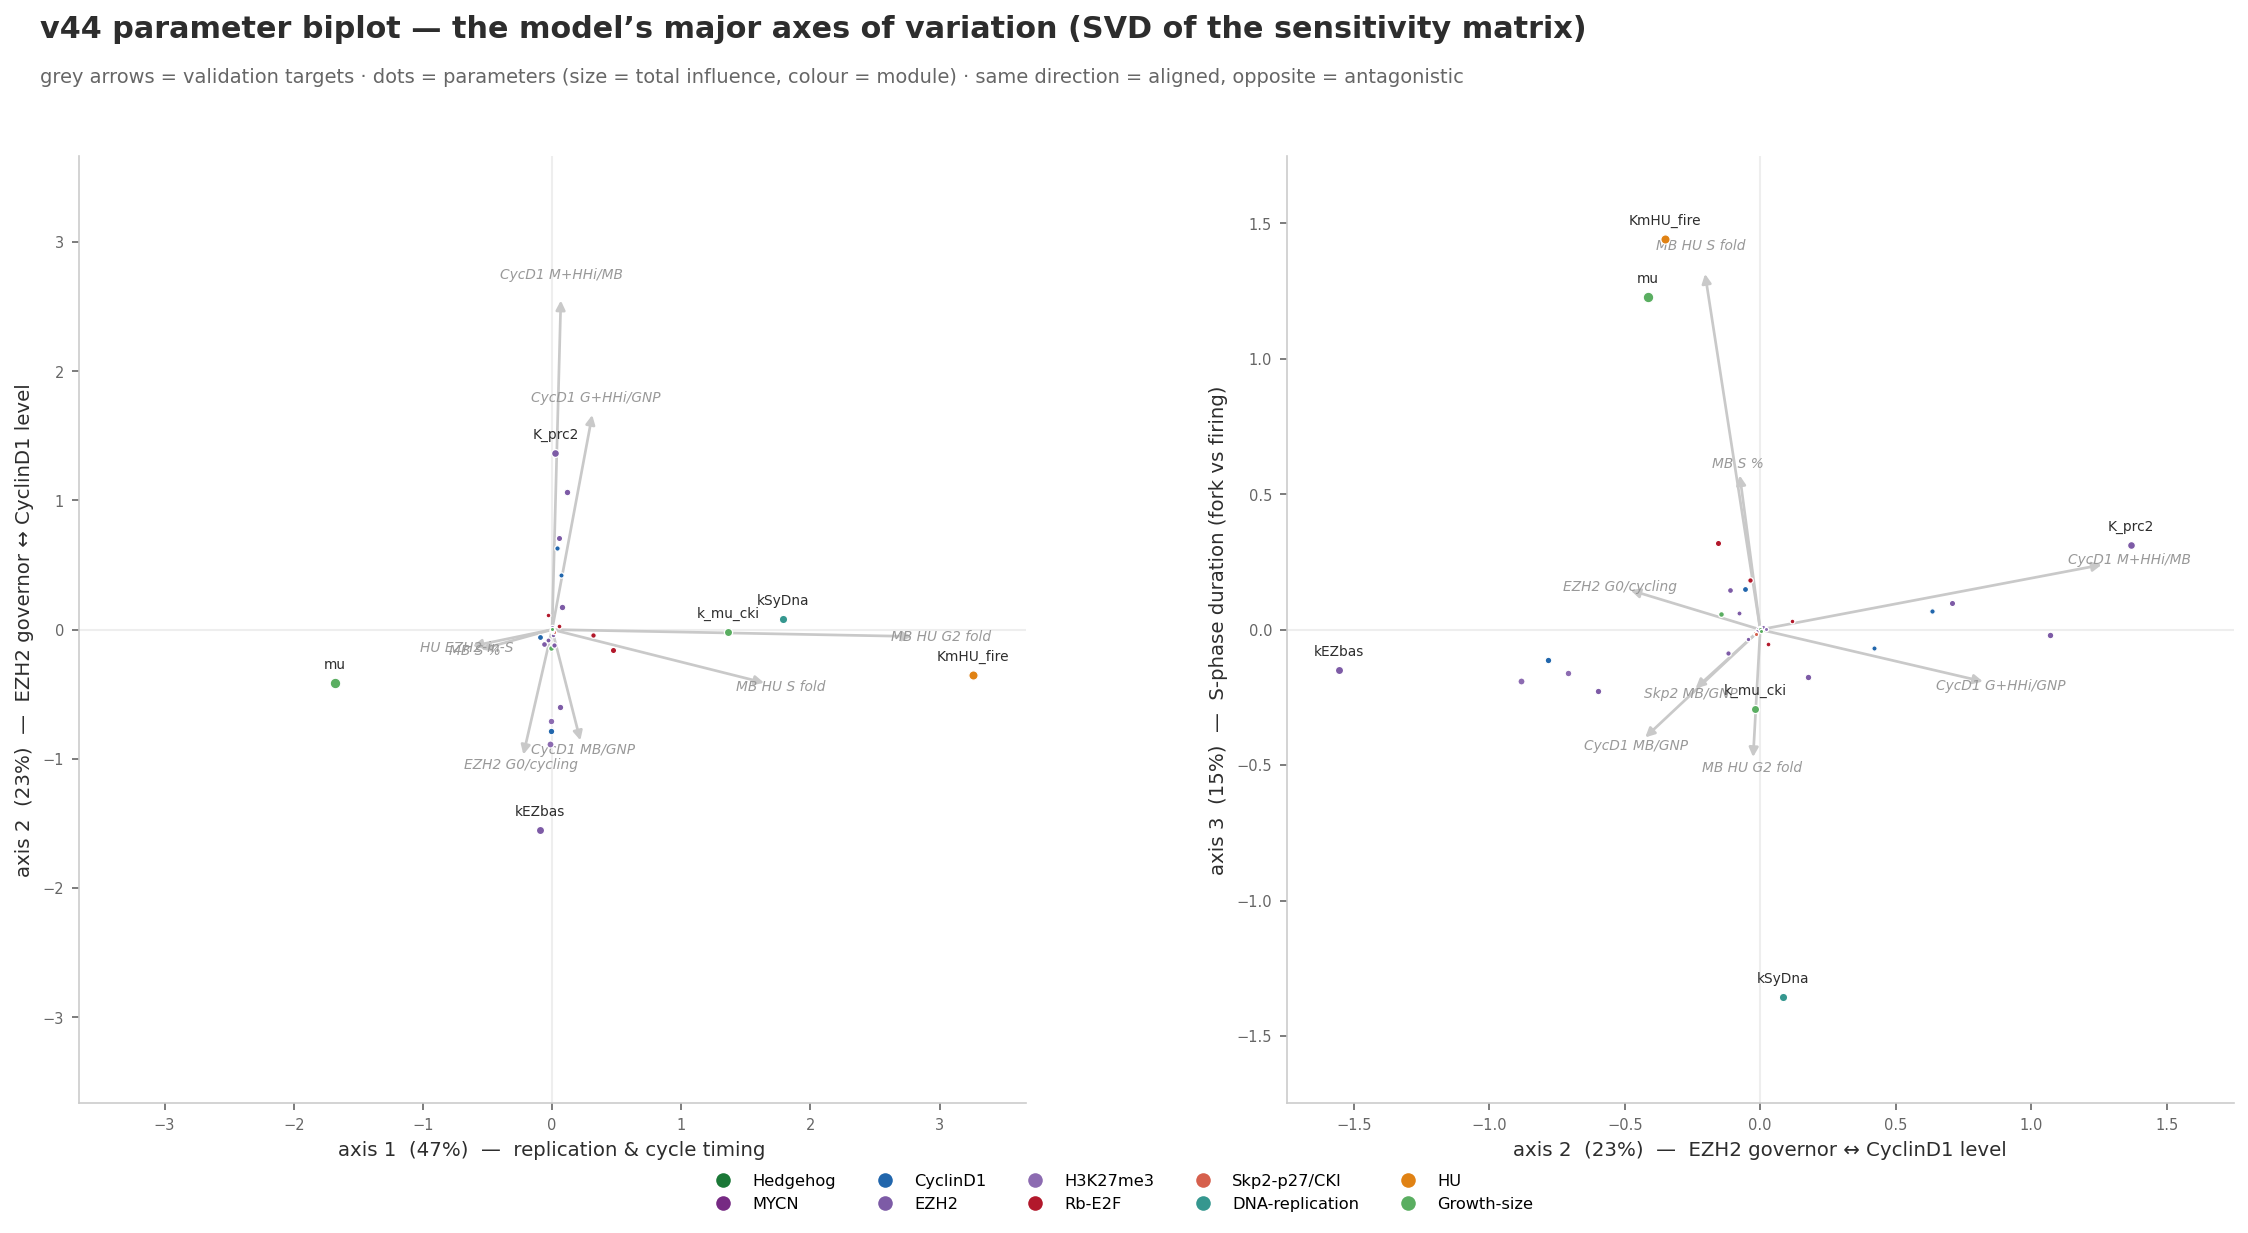

The script that saved this image:
"""SVD biplot of the parameter->target sensitivity matrix (JP 2026-07-27). The right singular vectors are the
model's major axes of parameter-driven variation; parameters that point the same way are aligned, opposite =
antagonistic. Reads scratchpad sensitivity.json + param_meta.json. Writes fig_param_biplot.pdf + .png."""
import os, json
import numpy as np
import matplotlib
matplotlib.use('Agg')
import matplotlib.pyplot as plt

ROOT = os.path.dirname(os.path.dirname(os.path.abspath(__file__)))
SC = '/private/tmp/claude-501/-Users-jpurzner-Dropbox-Q-research-py-projects-ezh2-cyclind1-scheckpoint/81291f88-7d19-4149-be27-53b1162ee52d/scratchpad'
INK, MUT, FAINT = '#2d2d2d', '#666', '#a8a8a8'
MODCOL = {'Hedgehog': '#1b7837', 'MYCN': '#762a83', 'CyclinD1': '#2166ac', 'EZH2': '#7d5ba6',
          'H3K27me3': '#8c6bb1', 'Rb-E2F': '#b2182b', 'Skp2-p27/CKI': '#d6604d',
          'DNA-replication': '#35978f', 'HU': '#e08214', 'Growth-size': '#5aae61'}
plt.rcParams.update({'font.size': 9, 'font.family': 'DejaVu Sans', 'pdf.fonttype': 42})

S = json.load(open(SC + '/sensitivity.json')); META = json.load(open(SC + '/param_meta.json'))
E, TG = S['elasticity'], S['targets']
P = [p for p in E]
M = np.array([[E[p][t] for t in TG] for p in P])           # params x targets
U, s, Vt = np.linalg.svd(M, full_matrices=False)
var = s**2 / np.sum(s**2)
infl = M.__abs__().sum(1)

def short(t):
    t = t.split('(')[0].strip()
    for k, v in {'CyclinD1':'CycD1','reduction':'red','count%':'%','duration':'dur','transcript':'mRNA',
                 'protein':'prot','GNP+HHi':'G+HHi','MB+HHi':'M+HHi',' boost':''}.items(): t = t.replace(k, v)
    return t

def biplot(ax, a, b):
    # orient each axis so its largest target loading is positive (stable, readable)
    Ua, Va = U[:, a].copy(), Vt[a].copy()
    Ub, Vb = U[:, b].copy(), Vt[b].copy()
    if Va[np.argmax(np.abs(Va))] < 0: Ua, Va = -Ua, -Va
    if Vb[np.argmax(np.abs(Vb))] < 0: Ub, Vb = -Ub, -Vb
    px, py = Ua * s[a], Ub * s[b]
    sc = 0.9 * max(np.abs(np.r_[px, py]).max(), 1e-9)
    # target reference arrows (top-loading targets in this plane)
    tload = np.hypot(Va, Vb); ti = np.argsort(-tload)[:8]
    tsc = sc / max(tload[ti].max(), 1e-9) * 0.95
    for i in ti:
        ax.annotate('', (Va[i]*tsc, Vb[i]*tsc), (0, 0),
                    arrowprops=dict(arrowstyle='-|>', color='#c9c9c9', lw=1.3, shrinkA=0, shrinkB=0), zorder=1)
        ax.text(Va[i]*tsc*1.08, Vb[i]*tsc*1.08, short(TG[i]), fontsize=6.6, color='#999',
                ha='center', va='center', style='italic')
    ax.axhline(0, color='#eee', lw=1, zorder=0); ax.axvline(0, color='#eee', lw=1, zorder=0)
    for i, p in enumerate(P):
        c = MODCOL.get(META.get(p, {}).get('module', ''), '#888')
        ms = 4 + 22 * (infl[i] / infl.max())
        ax.scatter(px[i], py[i], s=ms, color=c, edgecolor='white', lw=0.6, zorder=3)
        if infl[i] > 0.35 * infl.max():   # label only the influential params
            ax.text(px[i], py[i] + sc*0.03, p, fontsize=6.6, color=INK, ha='center', va='bottom', zorder=4)
    ax.set_xlim(-sc*1.25, sc*1.25); ax.set_ylim(-sc*1.25, sc*1.25)
    ax.set_aspect('equal'); ax.tick_params(labelsize=7, colors=MUT)
    for sp in ('top', 'right'): ax.spines[sp].set_visible(False)
    for sp in ('left', 'bottom'): ax.spines[sp].set_color('#ccc')

AXNAME = {0: 'replication & cycle timing', 1: 'EZH2 governor ↔ CyclinD1 level', 2: 'S-phase duration (fork vs firing)'}
fig, ax = plt.subplots(1, 2, figsize=(16, 8.2))
fig.subplots_adjust(left=0.05, right=0.98, top=0.86, bottom=0.09, wspace=0.18)
fig.suptitle('v44 parameter biplot — the model’s major axes of variation (SVD of the sensitivity matrix)',
             x=0.05, ha='left', fontsize=14.5, fontweight='bold', color=INK, y=0.975)
fig.text(0.05, 0.92, 'grey arrows = validation targets · dots = parameters (size = total influence, colour = module) · '
         'same direction = aligned, opposite = antagonistic', fontsize=9.3, color=MUT, ha='left')

biplot(ax[0], 0, 1)
ax[0].set_xlabel(f'axis 1  ({var[0]*100:.0f}%)  —  {AXNAME[0]}', fontsize=9.5, color=INK)
ax[0].set_ylabel(f'axis 2  ({var[1]*100:.0f}%)  —  {AXNAME[1]}', fontsize=9.5, color=INK)
biplot(ax[1], 1, 2)
ax[1].set_xlabel(f'axis 2  ({var[1]*100:.0f}%)  —  {AXNAME[1]}', fontsize=9.5, color=INK)
ax[1].set_ylabel(f'axis 3  ({var[2]*100:.0f}%)  —  {AXNAME[2]}', fontsize=9.5, color=INK)

# module legend
handles = [plt.Line2D([0],[0], marker='o', ls='', mec='white', mfc=c, ms=8, label=m) for m, c in MODCOL.items()]
fig.legend(handles=handles, loc='lower center', ncol=5, fontsize=7.8, frameon=False, bbox_to_anchor=(0.5, -0.01))
out = os.path.join(ROOT, 'simulations', 'fig_param_biplot')
fig.savefig(out + '.pdf', bbox_inches='tight'); fig.savefig(out + '.png', dpi=150, bbox_inches='tight')
print('wrote', out, '| var:', ' '.join(f'{v*100:.0f}%' for v in var[:4]))
